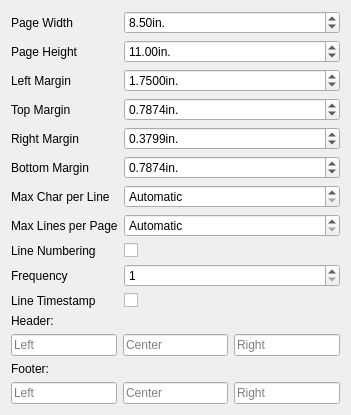
           <widget class="QWidget" name="scrollAreaWidgetContents_2">
            <property name="geometry">
             <rect>
              <x>0</x>
              <y>0</y>
              <width>351</width>
              <height>396</height>
             </rect>
            </property>
            <layout class="QVBoxLayout" name="verticalLayout_28">
             <item>
              <layout class="QFormLayout" name="formLayout_3">
               <item row="0" column="0">
                <widget class="QLabel" name="label_8">
                 <property name="text">
                  <string>Page Width</string>
                 </property>
                </widget>
               </item>
               <item row="0" column="1">
                <widget class="QDoubleSpinBox" name="page_width">
                 <property name="toolTip">
                  <string>Paper width</string>
                 </property>
                 <property name="keyboardTracking">
                  <bool>false</bool>
                 </property>
                 <property name="suffix">
                  <string>in.</string>
                 </property>
                 <property name="value">
                  <double>8.500000000000000</double>
                 </property>
                </widget>
               </item>
               <item row="1" column="0">
                <widget class="QLabel" name="label_9">
                 <property name="text">
                  <string>Page Height</string>
                 </property>
                </widget>
               </item>
               <item row="1" column="1">
                <widget class="QDoubleSpinBox" name="page_height">
                 <property name="toolTip">
                  <string>Page height</string>
                 </property>
                 <property name="keyboardTracking">
                  <bool>false</bool>
                 </property>
                 <property name="suffix">
                  <string>in.</string>
                 </property>
                 <property name="value">
                  <double>11.000000000000000</double>
                 </property>
                </widget>
               </item>
               <item row="2" column="0">
                <widget class="QLabel" name="label_10">
                 <property name="text">
                  <string>Left Margin</string>
                 </property>
                </widget>
               </item>
               <item row="2" column="1">
                <widget class="QDoubleSpinBox" name="page_left_margin">
                 <property name="toolTip">
                  <string>Page left margin</string>
                 </property>
                 <property name="keyboardTracking">
                  <bool>false</bool>
                 </property>
                 <property name="suffix">
                  <string>in.</string>
                 </property>
                 <property name="decimals">
                  <number>4</number>
                 </property>
                 <property name="value">
                  <double>1.750000000000000</double>
                 </property>
                </widget>
               </item>
               <item row="3" column="0">
                <widget class="QLabel" name="label_11">
                 <property name="text">
                  <string>Top Margin</string>
                 </property>
                </widget>
               </item>
               <item row="3" column="1">
                <widget class="QDoubleSpinBox" name="page_top_margin">
                 <property name="toolTip">
                  <string>Page top margin</string>
                 </property>
                 <property name="keyboardTracking">
                  <bool>false</bool>
                 </property>
                 <property name="suffix">
                  <string>in.</string>
                 </property>
                 <property name="decimals">
                  <number>4</number>
                 </property>
                 <property name="value">
                  <double>0.787400000000000</double>
                 </property>
                </widget>
               </item>
               <item row="4" column="0">
                <widget class="QLabel" name="label_12">
                 <property name="text">
                  <string>Right Margin</string>
                 </property>
                </widget>
               </item>
               <item row="4" column="1">
                <widget class="QDoubleSpinBox" name="page_right_margin">
                 <property name="toolTip">
                  <string>Page right margin</string>
                 </property>
                 <property name="keyboardTracking">
                  <bool>false</bool>
                 </property>
                 <property name="suffix">
                  <string>in.</string>
                 </property>
                 <property name="decimals">
                  <number>4</number>
                 </property>
                 <property name="value">
                  <double>0.379900000000000</double>
                 </property>
                </widget>
               </item>
               <item row="5" column="0">
                <widget class="QLabel" name="label_13">
                 <property name="text">
                  <string>Bottom Margin</string>
                 </property>
                </widget>
               </item>
               <item row="5" column="1">
                <widget class="QDoubleSpinBox" name="page_bottom_margin">
                 <property name="toolTip">
                  <string>Page bottom margin</string>
                 </property>
                 <property name="keyboardTracking">
                  <bool>false</bool>
                 </property>
                 <property name="suffix">
                  <string>in.</string>
                 </property>
                 <property name="decimals">
                  <number>4</number>
                 </property>
                 <property name="value">
                  <double>0.787400000000000</double>
                 </property>
                </widget>
               </item>
               <item row="6" column="0">
                <widget class="QLabel" name="label_15">
                 <property name="text">
                  <string>Max Char per Line</string>
                 </property>
                </widget>
               </item>
               <item row="6" column="1">
                <widget class="QSpinBox" name="page_max_char">
                 <property name="toolTip">
                  <string>Each line can contain at most n char, excluding line number and timestamps</string>
                 </property>
                 <property name="specialValueText">
                  <string>Automatic</string>
                 </property>
                 <property name="keyboardTracking">
                  <bool>false</bool>
                 </property>
                </widget>
               </item>
               <item row="7" column="0">
                <widget class="QLabel" name="label_14">
                 <property name="text">
                  <string>Max Lines per Page</string>
                 </property>
                </widget>
               </item>
               <item row="7" column="1">
                <widget class="QSpinBox" name="page_max_lines">
                 <property name="specialValueText">
                  <string>Automatic</string>
                 </property>
                 <property name="keyboardTracking">
                  <bool>false</bool>
                 </property>
                </widget>
               </item>
               <item row="8" column="0">
                <widget class="QLabel" name="label_35">
                 <property name="text">
                  <string>Line Numbering</string>
                 </property>
                </widget>
               </item>
               <item row="8" column="1">
                <widget class="QCheckBox" name="enable_line_num">
                 <property name="toolTip">
                  <string>Enable line number in applicable formats</string>
                 </property>
                 <property name="text">
                  <string/>
                 </property>
                </widget>
               </item>
               <item row="9" column="0">
                <widget class="QLabel" name="label_34">
                 <property name="text">
                  <string>Frequency</string>
                 </property>
                </widget>
               </item>
               <item row="9" column="1">
                <widget class="QSpinBox" name="line_num_freq">
                 <property name="toolTip">
                  <string>Show line number every nth line for ODF</string>
                 </property>
                 <property name="keyboardTracking">
                  <bool>false</bool>
                 </property>
                 <property name="minimum">
                  <number>1</number>
                 </property>
                </widget>
               </item>
               <item row="10" column="0">
                <widget class="QLabel" name="label_36">
                 <property name="text">
                  <string>Line Timestamp</string>
                 </property>
                </widget>
               </item>
               <item row="10" column="1">
                <widget class="QCheckBox" name="enable_timestamp">
                 <property name="text">
                  <string/>
                 </property>
                </widget>
               </item>
              </layout>
             </item>
             <item>
              <widget class="QLabel" name="label_37">
               <property name="text">
                <string>Header:</string>
               </property>
              </widget>
             </item>
             <item>
              <layout class="QHBoxLayout" name="horizontalLayout_5">
               <item>
                <widget class="QLineEdit" name="header_left">
                 <property name="focusPolicy">
                  <enum>Qt::FocusPolicy::ClickFocus</enum>
                 </property>
                 <property name="toolTip">
                  <string>Header text to be aligned left. Use %p for page number.</string>
                 </property>
                 <property name="placeholderText">
                  <string>Left</string>
                 </property>
                </widget>
               </item>
               <item>
                <widget class="QLineEdit" name="header_center">
                 <property name="focusPolicy">
                  <enum>Qt::FocusPolicy::ClickFocus</enum>
                 </property>
                 <property name="toolTip">
                  <string>Header text to be centered. Use %p for page number.</string>
                 </property>
                 <property name="placeholderText">
                  <string>Center</string>
                 </property>
                </widget>
               </item>
               <item>
                <widget class="QLineEdit" name="header_right">
                 <property name="focusPolicy">
                  <enum>Qt::FocusPolicy::ClickFocus</enum>
                 </property>
                 <property name="toolTip">
                  <string>Header text to be aligned right. Use %p for page number.</string>
                 </property>
                 <property name="placeholderText">
                  <string>Right</string>
                 </property>
                </widget>
               </item>
              </layout>
             </item>
             <item>
              <widget class="QLabel" name="label_38">
               <property name="text">
                <string>Footer:</string>
               </property>
              </widget>
             </item>
             <item>
              <layout class="QHBoxLayout" name="horizontalLayout_17">
               <item>
                <widget class="QLineEdit" name="footer_left">
                 <property name="focusPolicy">
                  <enum>Qt::FocusPolicy::ClickFocus</enum>
                 </property>
                 <property name="toolTip">
                  <string>Footer text to be aligned left. Use %p for page number.</string>
                 </property>
                 <property name="placeholderText">
                  <string>Left</string>
                 </property>
                </widget>
               </item>
               <item>
                <widget class="QLineEdit" name="footer_center">
                 <property name="focusPolicy">
                  <enum>Qt::FocusPolicy::ClickFocus</enum>
                 </property>
                 <property name="toolTip">
                  <string>Footer text to be aligned center. Use %p for page number.</string>
                 </property>
                 <property name="placeholderText">
                  <string>Center</string>
                 </property>
                </widget>
               </item>
               <item>
                <widget class="QLineEdit" name="footer_right">
                 <property name="focusPolicy">
                  <enum>Qt::FocusPolicy::ClickFocus</enum>
                 </property>
                 <property name="toolTip">
                  <string>Footer text to be aligned right. Use %p for page number.</string>
                 </property>
                 <property name="placeholderText">
                  <string>Right</string>
                 </property>
                </widget>
               </item>
              </layout>
             </item>
             <item>
              <spacer name="verticalSpacer_2">
               <property name="orientation">
                <enum>Qt::Orientation::Vertical</enum>
               </property>
               <property name="sizeHint" stdset="0">
                <size>
                 <width>20</width>
                 <height>40</height>
                </size>
               </property>
              </spacer>
             </item>
            </layout>
           </widget>
